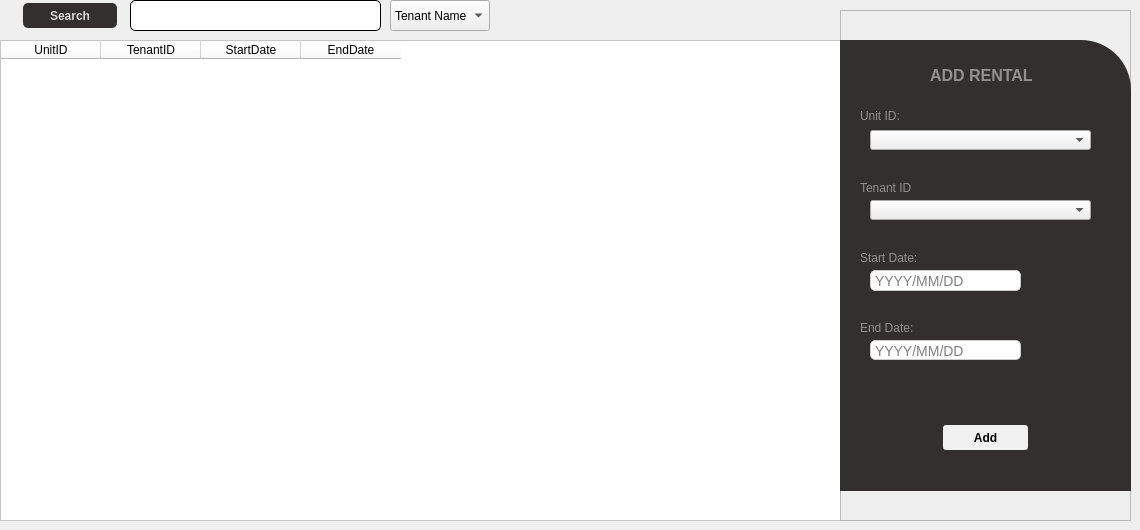
      <widget class="QWidget" name="RentalsPage">
       <widget class="QTableWidget" name="RentalsTable">
        <property name="geometry">
         <rect>
          <x>0</x>
          <y>40</y>
          <width>841</width>
          <height>481</height>
         </rect>
        </property>
        <property name="styleSheet">
         <string notr="true">background-color: #ffffff;</string>
        </property>
        <column>
         <property name="text">
          <string>UnitID</string>
         </property>
        </column>
        <column>
         <property name="text">
          <string>TenantID</string>
         </property>
        </column>
        <column>
         <property name="text">
          <string>StartDate</string>
         </property>
        </column>
        <column>
         <property name="text">
          <string>EndDate</string>
         </property>
        </column>
       </widget>
       <widget class="QFrame" name="AddRentalFrame_2">
        <property name="geometry">
         <rect>
          <x>840</x>
          <y>10</y>
          <width>291</width>
          <height>511</height>
         </rect>
        </property>
        <property name="frameShape">
         <enum>QFrame::StyledPanel</enum>
        </property>
        <property name="frameShadow">
         <enum>QFrame::Raised</enum>
        </property>
        <widget class="QLabel" name="label_20">
         <property name="geometry">
          <rect>
           <x>20</x>
           <y>95</y>
           <width>81</width>
           <height>21</height>
          </rect>
         </property>
         <property name="styleSheet">
          <string notr="true">background-color: #31302E;
color: #94908D;</string>
         </property>
         <property name="text">
          <string>Unit ID:</string>
         </property>
        </widget>
        <widget class="QLabel" name="label_21">
         <property name="geometry">
          <rect>
           <x>20</x>
           <y>170</y>
           <width>51</width>
           <height>16</height>
          </rect>
         </property>
         <property name="styleSheet">
          <string notr="true">background-color: #31302E;
color: #94908D;</string>
         </property>
         <property name="text">
          <string>Tenant ID:</string>
         </property>
        </widget>
        <widget class="QLabel" name="label_22">
         <property name="geometry">
          <rect>
           <x>20</x>
           <y>240</y>
           <width>81</width>
           <height>16</height>
          </rect>
         </property>
         <property name="styleSheet">
          <string notr="true">background-color: #31302E;
color: #94908D;</string>
         </property>
         <property name="text">
          <string>Start Date:</string>
         </property>
        </widget>
        <widget class="QLineEdit" name="StartDate">
         <property name="geometry">
          <rect>
           <x>30</x>
           <y>260</y>
           <width>151</width>
           <height>21</height>
          </rect>
         </property>
         <property name="styleSheet">
          <string notr="true">QLineEdit {
    padding: 2px; /* Padding inside the line edit */
    border: 1px solid #CCCCCC; /* Border with light gray color */
    border-radius: 5px; /* Rounded corners */
    font-size: 14px; /* Font size */
}

QLineEdit:hover {
    border-color: #AAAAAA; /* Darker border color on hover */
}

QLineEdit:focus {
    border-color: #4CAF50; /* Green border color when focused */
    /* Optional: Outline or box-shadow to indicate focus */
    outline: none;
    box-shadow: 0 0 5px rgba(81, 203, 238, 1);
}

QLineEdit:disabled {
    background-color: #F0F0F0; /* Light gray background when disabled */
    color: #808080; /* Dimmed text color when disabled */
    border-color: #D3D3D3; /* Light gray border color when disabled */
}</string>
         </property>
         <property name="placeholderText">
          <string>YYYY/MM/DD</string>
         </property>
        </widget>
        <widget class="QLabel" name="label_23">
         <property name="geometry">
          <rect>
           <x>20</x>
           <y>310</y>
           <width>91</width>
           <height>16</height>
          </rect>
         </property>
         <property name="styleSheet">
          <string notr="true">background-color: #31302E;
color: #94908D;</string>
         </property>
         <property name="text">
          <string>End Date:</string>
         </property>
        </widget>
        <widget class="QLineEdit" name="ContactNum_2">
         <property name="geometry">
          <rect>
           <x>30</x>
           <y>330</y>
           <width>151</width>
           <height>20</height>
          </rect>
         </property>
         <property name="styleSheet">
          <string notr="true">QLineEdit {
    padding: 2px; /* Padding inside the line edit */
    border: 1px solid #CCCCCC; /* Border with light gray color */
    border-radius: 5px; /* Rounded corners */
    font-size: 14px; /* Font size */
}

QLineEdit:hover {
    border-color: #AAAAAA; /* Darker border color on hover */
}

QLineEdit:focus {
    border-color: #4CAF50; /* Green border color when focused */
    /* Optional: Outline or box-shadow to indicate focus */
    outline: none;
    box-shadow: 0 0 5px rgba(81, 203, 238, 1);
}

QLineEdit:disabled {
    background-color: #F0F0F0; /* Light gray background when disabled */
    color: #808080; /* Dimmed text color when disabled */
    border-color: #D3D3D3; /* Light gray border color when disabled */
}</string>
         </property>
         <property name="placeholderText">
          <string>YYYY/MM/DD</string>
         </property>
        </widget>
        <widget class="QPushButton" name="AddRental">
         <property name="geometry">
          <rect>
           <x>100</x>
           <y>412</y>
           <width>91</width>
           <height>31</height>
          </rect>
         </property>
         <property name="styleSheet">
          <string notr="true">QPushButton {
    background-color: #f0f0f0; /* Solid color */
    border: none;
    border-radius: 3px;
    color: black;
    padding: 0px 0px;
    text-align: center;
    font-size: 12px;
    font-weight: bold;
    min-width: 10px;
    min-height: 4px;
    margin: 3px;
	padding-right: 0px;
	
}

QPushButton:hover {
    background-color: #94908D; /* Solid color on hover */
}

QPushButton:pressed {
    background-color: #94908D; /* Solid color on pressed */
}

QPushButton:disabled {
    background-color: #000000; /* Solid color on disabled */
    color: #757575;
}
</string>
         </property>
         <property name="text">
          <string>Add</string>
         </property>
        </widget>
        <widget class="QComboBox" name="UnitIDRentals">
         <property name="geometry">
          <rect>
           <x>30</x>
           <y>120</y>
           <width>221</width>
           <height>20</height>
          </rect>
         </property>
         <property name="styleSheet">
          <string notr="true"/>
         </property>
         <property name="duplicatesEnabled">
          <bool>false</bool>
         </property>
        </widget>
        <widget class="QComboBox" name="TenantIDRentals">
         <property name="geometry">
          <rect>
           <x>30</x>
           <y>190</y>
           <width>221</width>
           <height>20</height>
          </rect>
         </property>
         <property name="styleSheet">
          <string notr="true">QLineEdit {
    padding: 5px; /* Padding inside the line edit */
    border: 1px solid #CCCCCC; /* Border with light gray color */
    border-radius: 5px; /* Rounded corners */
    font-size: 14px; /* Font size */
}

QLineEdit:hover {
    border-color: #AAAAAA; /* Darker border color on hover */
}

QLineEdit:focus {
    border-color: #4CAF50; /* Green border color when focused */
    /* Optional: Outline or box-shadow to indicate focus */
    outline: none;
    box-shadow: 0 0 5px rgba(81, 203, 238, 1);
}

QLineEdit:disabled {
    background-color: #F0F0F0; /* Light gray background when disabled */
    color: #808080; /* Dimmed text color when disabled */
    border-color: #D3D3D3; /* Light gray border color when disabled */
}</string>
         </property>
        </widget>
        <widget class="QWidget" name="widget_2" native="true">
         <property name="geometry">
          <rect>
           <x>-10</x>
           <y>30</y>
           <width>301</width>
           <height>451</height>
          </rect>
         </property>
         <property name="styleSheet">
          <string notr="true">background-color: #31302E;
border-top-right-radius: 50px;
</string>
         </property>
         <widget class="QLabel" name="label_35">
          <property name="geometry">
           <rect>
            <x>100</x>
            <y>20</y>
            <width>121</width>
            <height>31</height>
           </rect>
          </property>
          <property name="font">
           <font>
            <pointsize>12</pointsize>
            <bold>true</bold>
           </font>
          </property>
          <property name="styleSheet">
           <string notr="true">color: #94908D;</string>
          </property>
          <property name="text">
           <string>ADD RENTAL</string>
          </property>
         </widget>
        </widget>
        <zorder>widget_2</zorder>
        <zorder>label_20</zorder>
        <zorder>label_21</zorder>
        <zorder>label_22</zorder>
        <zorder>StartDate</zorder>
        <zorder>label_23</zorder>
        <zorder>ContactNum_2</zorder>
        <zorder>AddRental</zorder>
        <zorder>UnitIDRentals</zorder>
        <zorder>TenantIDRentals</zorder>
       </widget>
       <widget class="QPushButton" name="SearchRentals">
        <property name="geometry">
         <rect>
          <x>20</x>
          <y>0</y>
          <width>100</width>
          <height>31</height>
         </rect>
        </property>
        <property name="styleSheet">
         <string notr="true">QPushButton {
    background-color: #31302E; /* Solid color */
    border: none;
    border-radius: 5px;
    color: #d8d8d8;
    padding: 0px 0px;
    text-align: center;
    font-size: 12px;
    font-weight: bold;
    min-width: 10px;
    min-height: 4px;
    margin: 3px;
	padding-right: 0px;
	
}

QPushButton:hover {
    background-color: #94908D; /* Solid color on hover */
}

QPushButton:pressed {
    background-color: #94908D; /* Solid color on pressed */
}

QPushButton:disabled {
    background-color: #000000; /* Solid color on disabled */
    color: #757575;
}
</string>
        </property>
        <property name="text">
         <string>Search</string>
        </property>
       </widget>
       <widget class="QLineEdit" name="SearchBarRentals">
        <property name="geometry">
         <rect>
          <x>130</x>
          <y>0</y>
          <width>251</width>
          <height>31</height>
         </rect>
        </property>
        <property name="styleSheet">
         <string notr="true">QLineEdit {
    padding: 5px; /* Padding inside the line edit */
    border: 1px solid #000000; /* Border with light gray color */
    border-radius: 5px; /* Rounded corners */
    font-size: 14px; /* Font size */
}

QLineEdit:hover {
    border-color: #AAAAAA; /* Darker border color on hover */
}

QLineEdit:focus {
    border-color: #4CAF50; /* Green border color when focused */
    /* Optional: Outline or box-shadow to indicate focus */
    outline: none;
    box-shadow: 0 0 5px rgba(81, 203, 238, 1);
}

QLineEdit:disabled {
    background-color: #F0F0F0; /* Light gray background when disabled */
    color: #808080; /* Dimmed text color when disabled */
    border-color: #D3D3D3; /* Light gray border color when disabled */
}</string>
        </property>
       </widget>
       <widget class="QComboBox" name="SearchRentalsComboBox">
        <property name="geometry">
         <rect>
          <x>390</x>
          <y>0</y>
          <width>100</width>
          <height>31</height>
         </rect>
        </property>
        <property name="styleSheet">
         <string notr="true">QLineEdit {
    padding: 5px; /* Padding inside the line edit */
    border: 1px solid #CCCCCC; /* Border with light gray color */
    border-radius: 5px; /* Rounded corners */
    font-size: 14px; /* Font size */
}

QLineEdit:hover {
    border-color: #AAAAAA; /* Darker border color on hover */
}

QLineEdit:focus {
    border-color: #4CAF50; /* Green border color when focused */
    /* Optional: Outline or box-shadow to indicate focus */
    outline: none;
    box-shadow: 0 0 5px rgba(81, 203, 238, 1);
}

QLineEdit:disabled {
    background-color: #F0F0F0; /* Light gray background when disabled */
    color: #808080; /* Dimmed text color when disabled */
    border-color: #D3D3D3; /* Light gray border color when disabled */
}</string>
        </property>
        <item>
         <property name="text">
          <string>Tenant Name</string>
         </property>
        </item>
        <item>
         <property name="text">
          <string>Unit Name</string>
         </property>
        </item>
        <item>
         <property name="text">
          <string>Unit ID</string>
         </property>
        </item>
        <item>
         <property name="text">
          <string>Tenant ID</string>
         </property>
        </item>
       </widget>
      </widget>
